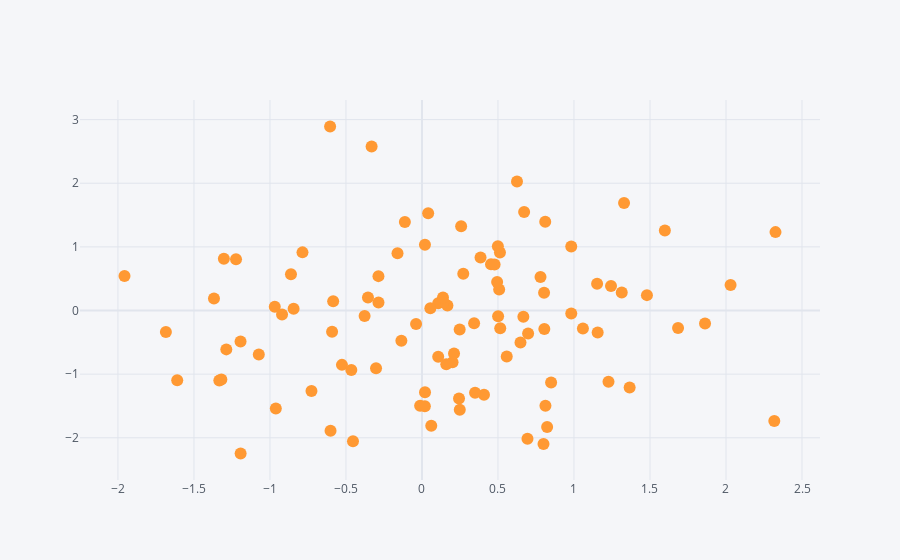

Notebook code cell kept with this figure:
### Code cell
df.iplot(kind='scatter',x='A',y='B',mode='markers')
